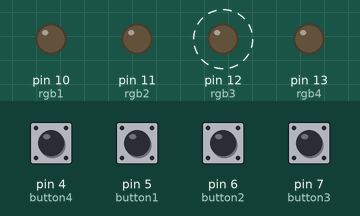
Recording of a sketch running on a simulated Arduino Uno, built with avr-gcc and run on an emulated ATmega328P. Parts: output pins drawn as LEDs (lit = HIGH). Dashed ring = blinking. The test bench sets the inputs (shaded band); at power-on: pin 4 (button4), pin 5 (button1), pin 6 (button2), pin 7 (button3) LOW.

Above: at 2.8 s.
2.9 s: pin 4 (button4) pulled HIGH for 1.2 s
At 3.5 s:
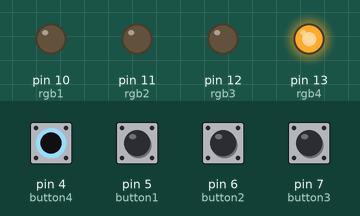
6.5 s: pin 5 (button1) pulled HIGH for 1.2 s
At 7.7 s:
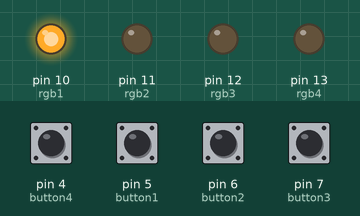
10.5 s: pin 6 (button2) pulled HIGH for 1.2 s
At 11.8 s:
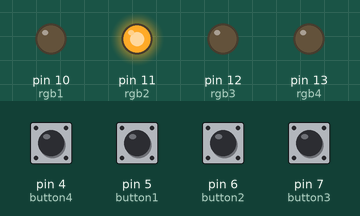
14.5 s: pin 7 (button3) pulled HIGH for 1.2 s
At 15.4 s:
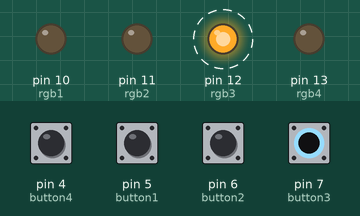
Timing chart, 0 to 19.0 s (numbered marks = the images above; inputs shaded):
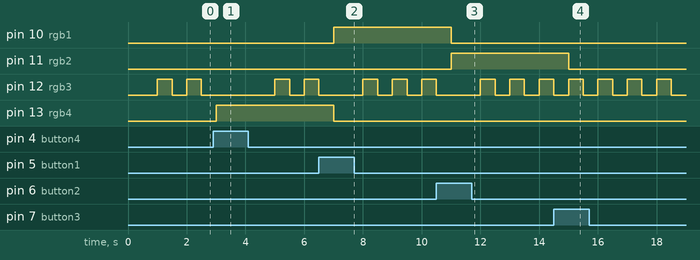

Measured:
- after the input at 2.9 s, pin 13 (rgb4): LOW → HIGH after 0.10 s
- after the input at 6.5 s, pin 10 (rgb1): LOW → HIGH after 0.50 s; pin 13 (rgb4): HIGH → LOW after 0.50 s
- after the input at 10.5 s, pin 10 (rgb1): HIGH → LOW after 0.50 s; pin 11 (rgb2): LOW → HIGH after 0.50 s
- after the input at 14.5 s, pin 11 (rgb2): HIGH → LOW after 0.50 s
- by itself, pin 12 (rgb3): alternates HIGH for 0.50 s and LOW for 0.50 s

The sketch:

TEST4.ino
```cpp
const int rgb1 = 10; //light starts as on needs another button
const int rgb2 = 11; //corresponds to button2
const int rgb3 = 12; //corresponds to button3
const int rgb4 = 13; //corresponds to button4

const int button1 = 5; //corresponds to rgb1
const int button2 = 6; //corresponds to rgb2
const int button3 = 7; //corresponds to rgb3
const int button4 = 4; //corresponds to rgb4

//if button pressed
int buttonState1 = 0;
int buttonState2 = 0;
int buttonState3 = 0;
int buttonState4 = 0;


#define COMMON_ANODE

void setup() {
  pinMode(rgb1, OUTPUT);
  pinMode(rgb2, OUTPUT);
  pinMode(rgb3, OUTPUT);
  pinMode(rgb4, OUTPUT);
  //Buttons
  pinMode(button1, INPUT); //pin7
  pinMode(button2, INPUT); //pin6
  pinMode(button3, INPUT); //pin5

}

void loop() {
  //button
  buttonState1 = digitalRead(button1);
  buttonState2 = digitalRead(button2);
  buttonState3 = digitalRead(button3);
  buttonState4 = digitalRead(button4);//blue LED

  if (buttonState2 == HIGH) {
    digitalWrite(rgb1, LOW);
    digitalWrite(rgb2, HIGH);
    digitalWrite(rgb3, LOW);
    digitalWrite(rgb4, LOW);
  }
  if (buttonState3 == HIGH ) {
      digitalWrite(rgb1, LOW);
      digitalWrite(rgb2, LOW);
      digitalWrite(rgb3, HIGH);
      digitalWrite(rgb4, LOW);
  }

if (buttonState4 == HIGH ) {
  digitalWrite(rgb1, LOW);
  digitalWrite(rgb2, LOW);
  digitalWrite(rgb3, LOW);
  digitalWrite(rgb4, HIGH);
}
if (buttonState1 == HIGH ) {
  digitalWrite(rgb1, HIGH);
  digitalWrite(rgb2, LOW);
  digitalWrite(rgb3, LOW);
  digitalWrite(rgb4, LOW);
  }
      delay(500);//delay for 0.5 sec.
      digitalWrite(rgb3,LOW);
      delay(500);
      digitalWrite(rgb3,HIGH);
}
```
